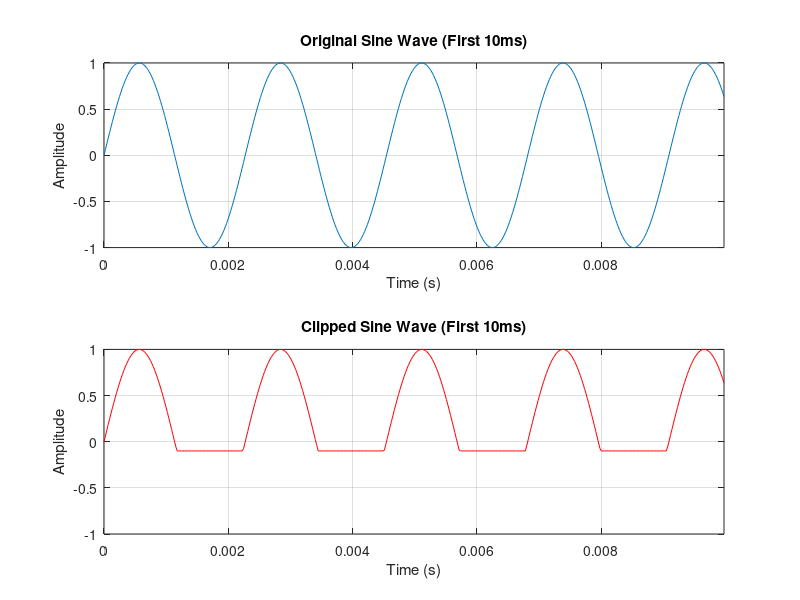

MATLAB code for this plot:
% Define parameters
fs = 44100;   % Sampling frequency
f = 440;      % Frequency of sine wave (Hz)
duration = 2; % Duration in seconds
t = 0:1/fs:duration-1/fs; % Time vector

% Generate sine wave
x = sin(2 * pi * f * t); % Original sine wave

y = x;
y(y < -0.1) = -0.1;

N = round(0.01*fs);

figure;
subplot(2,1,1);
plot(t(1:N), x(1:N));
title('Original Sine Wave (First 10ms)');
xlabel('Time (s)');
ylabel('Amplitude');
grid on;
xlim([t(1) t(N)]); % Zoom into first 10ms
ylim([-1 1]); % Keep full range for reference

% Plot clipped sine wave with extended y-range for comparison
subplot(2,1,2);
plot(t(1:N), y(1:N), 'r');
title('Clipped Sine Wave (First 10ms)');
xlabel('Time (s)');
ylabel('Amplitude');
grid on;
xlim([t(1) t(N)]); % Zoom into first 10ms
ylim([-1 1]); % Extend y-axis range to show effect of clipping

% Play sound
sound(y, fs);